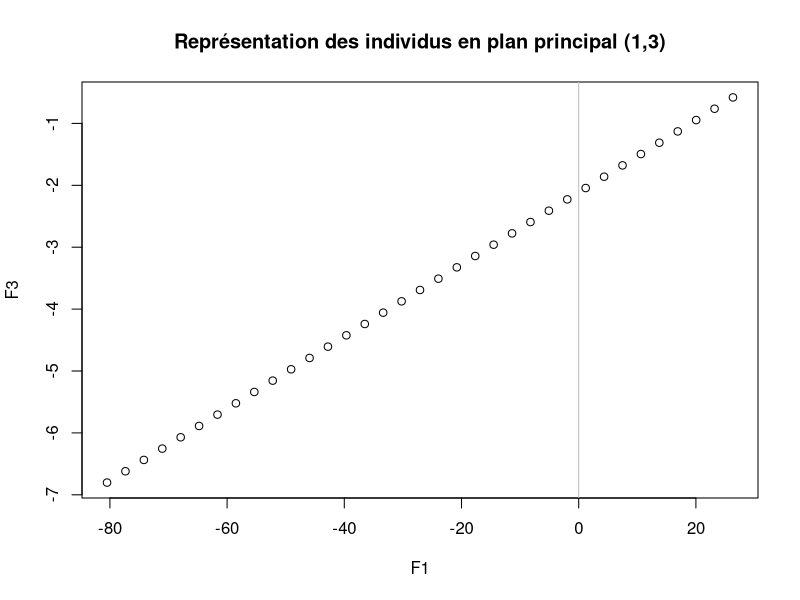
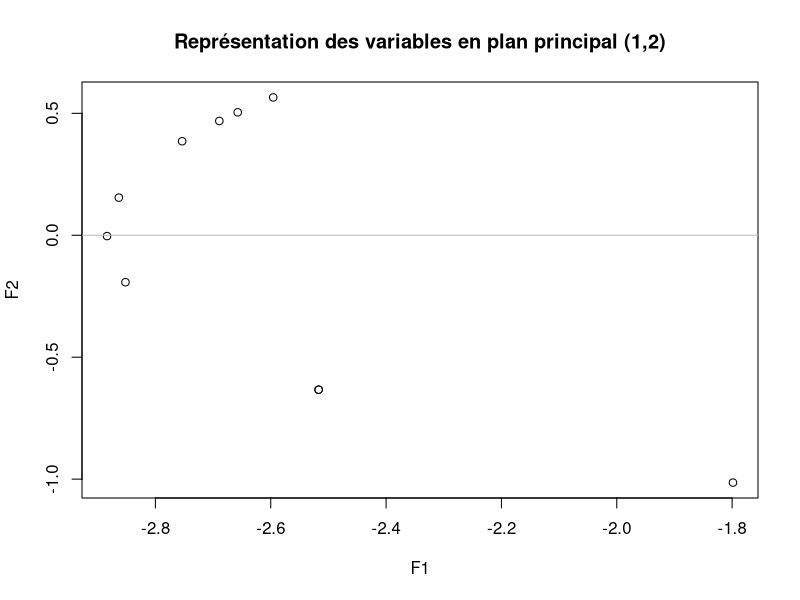

Source code (R) for these figures, in order:
## ---- chunk 1
prd_scalaire = function(A,B){
  n = length(A[,1]); p = length(A[1,])
  # Les matrices de ponderation
  W = (1/n)*diag(n); C = (1/p)*diag(p)
  
  # Calcul des matrices A_tild et B_tild
  A_tild = sqrt(W) %*% A %*% sqrt(C)
  B_tild = sqrt(W) %*% B %*% sqrt(C)
  
  # Produit scalaire
  ps = sum(diag(t(A_tild)%*%B_tild))
  
  return(ps)
 }
## ---- chunk 2
# On initialise des matrices au hasard
A  = matrix(-16:18, nrow =7)
B = matrix(1:35, nrow =7)

# On applique la fonction prd_scalaire
resultat = prd_scalaire(A,B)

# Affichage du résultat
print(resultat)
## ---- chunk 3
norme = function(A){
  return(sqrt(prd_scalaire(A,A)))
}
## ---- chunk 4
# On utilise les matrices précédente afin de calculer leurs normes
rn1 = norme(A)
rn2 = norme(B)

# Affichage du résultat
rn1; rn2
## ---- chunk 5
coef_RV = function(T_tableaux) {
  t = length(T_tableaux)
  mat_rv = matrix(rep(NA, t * t), nrow = t, ncol = t)
  
  for (i in seq_along(T_tableaux)) {
    for (j in seq_along(T_tableaux)) {
      # Stocker le résultat dans une matrice
      prd_sclr = prd_scalaire(T_tableaux[[i]], T_tableaux[[j]])
      norm_i = norme(T_tableaux[[i]])
      norm_j = norme(T_tableaux[[j]])
      mat_rv[i, j] = prd_sclr / (norm_j * norm_i)
    }
  }
  
  return(mat_rv)
}

## ---- chunk 6
X1 <- matrix(-12:22, nrow = 7)
X2 <- matrix(-20:14, nrow = 7)
X3 <- matrix(-16:18, nrow = 7)
X4 <- matrix(1:35, nrow = 7)
X5 <- matrix(-8:26, nrow = 7)
X6 <- matrix(-10:24, nrow = 7)
X7 <- matrix(-16:18, nrow = 7)
X8 <- matrix(-4:30, nrow = 7)
X9 <- matrix(-2:32, nrow = 7)
X10 <- matrix(-1:33, nrow = 7)

# Noms de lignes
noms_lignes <- c("Ligne1", "Ligne2", "Ligne3", "Ligne4", "Ligne5", "Ligne6", "Ligne7")

# Ajouter les noms de lignes aux matrices
rownames(X1) <- noms_lignes
rownames(X2) <- noms_lignes
rownames(X3) <- noms_lignes
rownames(X4) <- noms_lignes
rownames(X5) <- noms_lignes
rownames(X6) <- noms_lignes
rownames(X7) <- noms_lignes
rownames(X8) <- noms_lignes
rownames(X9) <- noms_lignes
rownames(X10) <- noms_lignes


n_tableaux = list(X1, X2, X3, X4, X5, X6, X7, X8,X9,X10)
resultats_n = coef_RV(n_tableaux)
print(data.frame(resultats_n))
## ---- chunk 7
vecval_prop = function(T_tableau) {
  matrice = coef_RV(T_tableau)# on calcule la matrice contenant les coefs d'Escoufier
  
  resultat_propre = eigen(matrice)# list ayant les valeurs et vecteurs propres
  val_prop = resultat_propre$values #valeurs propres
  vec_prop = resultat_propre$vectors #vecteurs propres associées
  
  return(list(val_prop = val_prop, vec_prop = vec_prop))
}

## ---- chunk 8
vecval = vecval_prop(n_tableaux)

val_prop <- vecval$val_prop
vec_prop <- vecval$vec_prop

# Affichage des valeurs propres et des vecteurs propres
print("Valeurs propres :")
print(val_prop)
print("Vecteurs propres :")
print(data.frame(vec_prop))
## ---- chunk 9
# Fonction pour vérifier l'orthogonalité des vecteurs propres
verifier_orthogonalite <- function(vec_prop) {
  n <- nrow(vec_prop) # Nombre de vecteurs propres
  orthogonale <- TRUE
  
  # Vérifier l'orthogonalité pour chaque paire de vecteurs propres
  for (i in 1:(n - 1)) {
    for (j in (i + 1):n) {
      produit_scalaire <- sum(vec_prop[, i] * vec_prop[, j]) # Produit scalaire
      if (abs(produit_scalaire) > 1e-14) { # Vérifier si le produit scalaire est proche de zéro
        orthogonale <- FALSE
        break
      }
    }
    if (!orthogonale) {
      break
    }
  }
  
  return(orthogonale)
}
## ---- chunk 10
# fonction pour vérifier si les vecteurs propres sont bien de norme 1
verifier_norme = function(vec_prop){
  n = length(vec_prop[,1]) 
  v = rep(1,n)
  int = rep(NA,n)
  
  for (i in 1:n) {
      p = t(vec_prop[,i]) %*% vec_prop[,i]
      int[i] = p
  }
  
  if(sum(int) == sum(v)){
    print("les vecteurs sont bien de norme 1")
  }else{
    print("il existe un vecteurs qui n'est pas de norme 1")
 }
}

## ---- chunk 11
orthogonale = verifier_orthogonalite(vec_prop)

# Affichage du résultat
if (orthogonale) {
  print("Les vecteurs propres sont orthogonaux entre eux.")
} else {
  print("Les vecteurs propres ne sont pas orthogonaux entre eux.")
}

verifier_norme(vec_prop)
## ---- chunk 12
# Création des tableaux X_t dépliés
X1_jux <- matrix(-12:22, nrow = 35)
X2_jux <- matrix(-20:14, nrow = 35)
X3_jux <- matrix(-16:18, nrow = 35)
X4_jux <- matrix(1:35, nrow = 35)
X5_jux <- matrix(-8:26, nrow = 35)
X6_jux <- matrix(-10:24, nrow = 35)
X7_jux <- matrix(-16:18, nrow = 35)
X8_jux <- matrix(-4:30, nrow = 35)
X9_jux <- matrix(-2:32, nrow = 35)
X10_jux <- matrix(-1:33, nrow = 35)

mat_jux <- cbind(X1_jux, X2_jux, X3_jux, X4_jux, X5_jux, X6_jux, X7_jux, X8_jux, X9_jux, X10_jux)

oper_inert = function(X){
  
  p = length(X[1,]) # la dimension des individus
  n = length(X[,1]) # la dimension des variables
  W = diag(n)/n
  M = matrix(0, nrow = p, ncol = p)
  
  for (i in 1:p) {
    M[i,i] = 1/sqrt(t(X[,i])%*%W%*%X[,i])
  }
  mat_d = M %*% t(X) %*% W %*% X %*% M
  return(mat_d)
}

mat_sym <- oper_inert(mat_jux)

  result_propre = eigen(mat_sym)# list ayant les valeurs et vecteurs propres
  val_prop_jux = result_propre$values #valeurs propres
  vec_prop_jux = result_propre$vectors #vecteurs propres associées
## ---- chunk 13
# On veut donner la fonction des composantes principales correspondant aux vecteurx u (vec_prop)
composantes_principales = function(u, X_t){
  F <- X_t %*% u # calcul de la matrice des composantes principales
  
  return(F)
}
comp_prin = composantes_principales(vec_prop, mat_jux)
print(comp_prin[,1]) # Affichage de la première composante principale
## ---- chunk 14
# On veut maintenant programmer la fonction calculant la kième composante F_k ainsi que la composante normée f_k correspondante
composante_k = function(u, X_t, k){
  
  F_k = X_t %*% u # calcul des composantes principales

  
  f_k = F_k / sqrt(sum(F_k^2)) # calcul de la kième composante principale normée
  
  return(list(F_k = F_k[,k], f_k = f_k[,k]))
}
print(composante_k(vec_prop, mat_jux, 1)) # Affichage de la première composante principale et de sa version normée
print(composante_k(vec_prop, mat_jux, 2)) # Affichage de la deuxième composante principale et de sa version normée
## ---- chunk 15

# Fonction donnant la représentation graphique des individus en plan principal (k,l)
representation_graphique = function(vec_prop, X_t, k, l){
  F_k = composante_k(vec_prop, X_t, k)$F_k # Récupération de la kième composante principale
  F_l = composante_k(vec_prop, X_t, l)$F_k # Récupération de la lième composante principale
  
  plot(F_k, F_l, xlab = paste("F", k, sep = ""), ylab = paste("F", l, sep = ""), main = paste("Représentation des individus en plan principal (", k, ",", l, ")", sep = ""))
  abline(h = 0, col = "gray")
  abline(v = 0, col = "gray")
}
representation_graphique(vec_prop, mat_jux, 1, 3) # Affichage de la représentation graphique des individus en plan principal (1,2)

## ---- chunk 16
# Calcul des cosinus entre Xt (resultats_n) et chaque composante principale F_k
cosinus = function(X_t, F_k){
  for (k in 1:ncol(F_k)){
    cos = sum(X_t * F_k[,k]) / (sqrt(sum(X_t^2)) * sqrt(sum(F_k^2))) # Calcul du cosinus entre Xt et la kième composante F_k
    print(cos)
  }
}
cosinus(resultats_n, composantes_principales(vec_prop, resultats_n)) # Affichage du produit scalaire entre Xt et la ième composante principale)

# Fonction donnant la représentation graphique des variables en plan principal (k,l)
representation_graphique_variables = function(vec_prop, X_t, k, l){
  F_k = composante_k(vec_prop, X_t, k)$F_k # Récupération de la kième composante principale
  F_l = composante_k(vec_prop, X_t, l)$F_k # Récupération de la lième composante principale
  
  plot(F_k, F_l, xlab = paste("F", k, sep = ""), ylab = paste("F", l, sep = ""), main = paste("Représentation des variables en plan principal (", k, ",", l, ")", sep = ""))
  abline(h = 0, col = "gray")
  abline(v = 0, col = "gray")
}
representation_graphique_variables(vec_prop, resultats_n, 1, 2) # Affichage de la représentation graphique des variables en plan principal (1,2)

## ---- chunk 17

